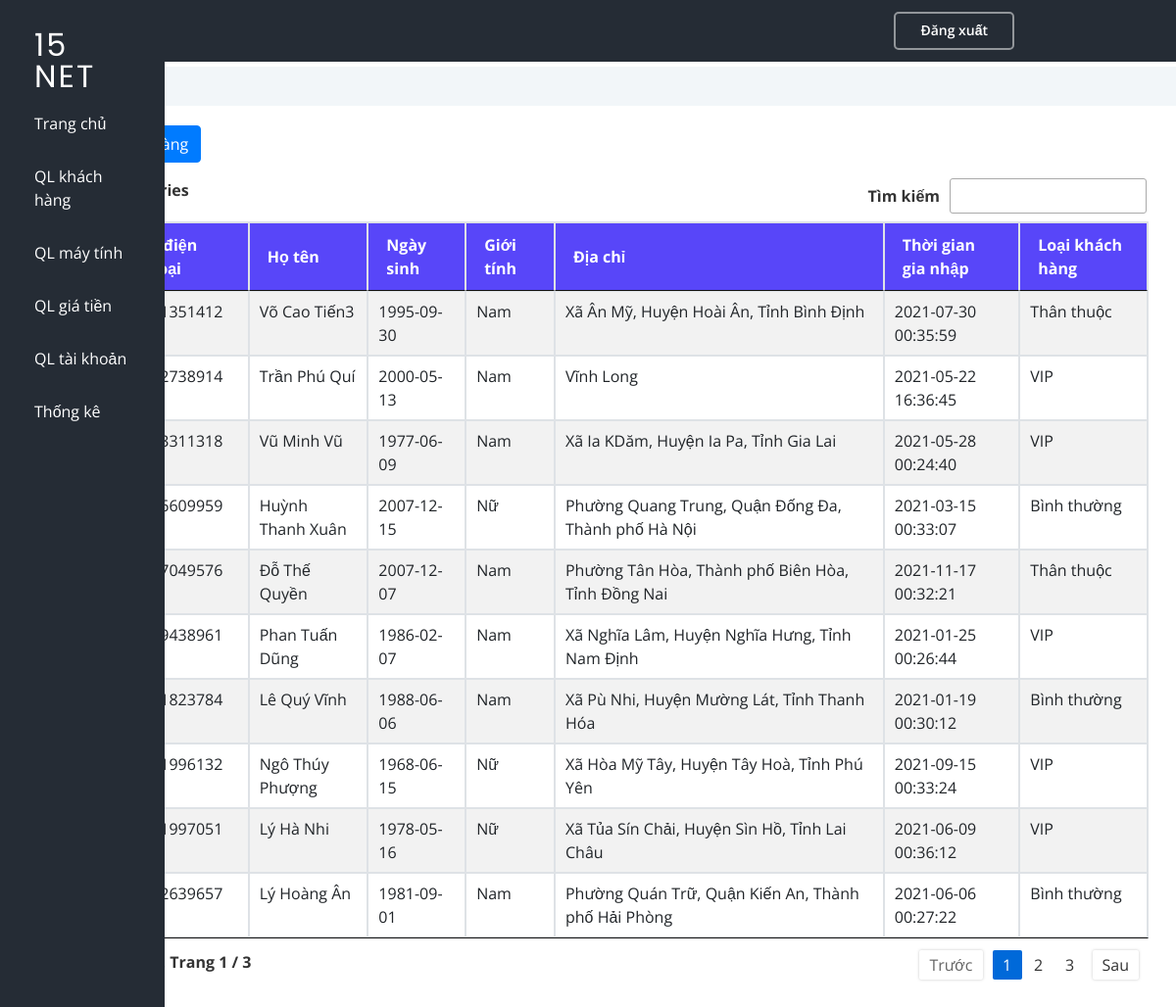
Page /quanlykhachsan/ql-khach-hang.php (signed in) on the committed database.
### tables this page shows
CREATE TABLE `thongtinkhachhang` (
  `sdt` char(10) NOT NULL COMMENT 'khóa chính',
  `hoten` varchar(255) NOT NULL,
  `ngaysinh` date DEFAULT NULL COMMENT 'ngày/tháng/năm sinh KH',
  `diachi` varchar(255) DEFAULT NULL COMMENT 'địa chỉ KH',
  `thoigiandangky` timestamp NOT NULL DEFAULT current_timestamp() COMMENT 'thời gian đăng ký KH',
  `loaikhachhang` varchar(16) NOT NULL DEFAULT 'binhthuong' COMMENT 'KH bình thường/thân thuộc/VIP',
  `gioitinh` varchar(3) DEFAULT NULL COMMENT 'giới tính KH'
);

### quanlykhachsan/ql-khach-hang.php (the view, shortened to what this page needs)
<?php
require_once('./include/function.php');
require_once('./header.php');
$querykhachhang = mysqli_query($conn, "SELECT * FROM `thongtinkhachhang` WHERE 1");
?>
<div class="row">
    <button id="submit" class="btn btn-primary mb-3" data-toggle="modal" data-target="#exampleModal" data-title="Thêm thông tin khách hàng" data-type="insert"><i class="fa fa-plus"></i> Thêm khách hàng</button>
    <table id="datatable" style="width:100%" class="table table-striped table-bordered">
        <thead>
            <tr>
                <th>Thao tác</th>
                <th>Số điện thoại</th>
                <th>Họ tên</th>
                <th>Ngày sinh</th>
                <th>Giới tính</th>
                <th>Địa chỉ</th>
                <th>Thời gian gia nhập</th>
                <th>Loại khách hàng</th>
            </tr>
        </thead>
        <tbody>
            <?php
            if ($querykhachhang && $querykhachhang->num_rows > 0) {
                while ($row = mysqli_fetch_assoc($querykhachhang)) {
            ?>
                    <tr>
                    <td>
                            <a href="#" class="btn btn-sm btn-success mb-1" title="Sửa" data-toggle="modal" data-target="#exampleModal" data-title="Cập nhật thông tin khách hàng" data-type="update" data-sdt="<?= $row['sdt'] ?>" data-hoten="<?= $row['hoten'] ?>" data-ngaysinh="<?= $row['ngaysinh'] ?>" data-gioitinh="<?= $row['gioitinh'] ?>" data-diachi="<?= $row['diachi'] ?>" data-thoigiandangky="<?= $row['thoigiandangky'] ?>" data-loaikhachhang="<?= $row['loaikhachhang'] ?>">
                            </a>
                            <a href="#" class="btn btn-sm btn-danger mb-1" title="Xóa" data-toggle="modal" data-target="#exampleModal2" data-hoten="<?= $row['hoten'] ?>" data-sdt="<?= $row['sdt'] ?>">
                            </a>
                        </td>
                        <td><?= $row['sdt'] ?></td>
                        <td><?= $row['hoten'] ?></td>
                        <td><?= $row['ngaysinh'] ?></td>
                        <td><?= $row['gioitinh'] ?></td>
                        <td><?= $row['diachi'] ?></td>
                        <td><?= $row['thoigiandangky'] ?></td>
                        <td><?= $row['loaikhachhang'] ?></td>
                    </tr>
            <?php
                }
            }
            ?>
        </tbody>
    </table>
</div>
<?php
require_once('./footer.php');
?>

### quanlykhachsan/assets/css/styleDatatable.css (style rules this page uses)
table.dataTable { width:100%;margin:0 auto;clear:both;border-collapse:separate;border-spacing:0 }
table.dataTable thead th,table.dataTable tfoot th { font-weight:bold }
table.dataTable thead th,table.dataTable thead td { padding:10px 18px;border-bottom:1px solid #111 }
table.dataTable thead .sorting,table.dataTable thead .sorting_asc,table.dataTable thead .sorting_desc,table.dataTable thead .sorting_asc_disabled,table.dataTable thead .sorting_desc_disabled { cursor:pointer;*cursor:hand;background-repeat:no-repeat;background-position:center right }
table.dataTable tbody tr { background-color:#fff }
table.dataTable tbody th,table.dataTable tbody td { padding:8px 10px }
table.dataTable.no-footer { border-bottom:1px solid #111 }
table.dataTable,table.dataTable th,table.dataTable td { box-sizing:content-box }

### quanlykhachsan/assets/css/style.css (style rules this page uses)
body { font-family: "Open Sans", sans-serif; color: #444444; cursor: url(../cursor/xanhla.cur), auto; }
a { color: #5846f9; }
table.dataTable thead tr { background: #5846f9; color: #fff; }
table.dataTable thead th { vertical-align: middle; }

### rows in the picture
thongtinkhachhang: sdt "0911351412", hoten "Võ Cao Tiến3", ngaysinh "1995-09-30", gioitinh "Nam", diachi "Xã Ân Mỹ, Huyện Hoài Ân, Tỉnh Bình Định", thoigiandangky "2021-07-30 00:35:59", loaikhachhang "Thân thuộc"
thongtinkhachhang: sdt "0912738914", hoten "Trần Phú Quí", ngaysinh "2000-05-13", gioitinh "Nam", diachi "Vĩnh Long", thoigiandangky "2021-05-22 16:36:45", loaikhachhang "VIP"
thongtinkhachhang: sdt "0913311318", hoten "Vũ Minh Vũ", ngaysinh "1977-06-09", gioitinh "Nam", diachi "Xã Ia KDăm, Huyện Ia Pa, Tỉnh Gia Lai", thoigiandangky "2021-05-28 00:24:40", loaikhachhang "VIP"
thongtinkhachhang: sdt "0916609959", hoten "Huỳnh Thanh Xuân", ngaysinh "2007-12-15", gioitinh "Nữ", diachi "Phường Quang Trung, Quận Đống Đa, Thành phố Hà Nội", thoigiandangky "2021-03-15 00:33:07", loaikhachhang "Bình thường"
thongtinkhachhang: sdt "0917049576", hoten "Đỗ Thế Quyền", ngaysinh "2007-12-07", gioitinh "Nam", diachi "Phường Tân Hòa, Thành phố Biên Hòa, Tỉnh Đồng Nai", thoigiandangky "2021-11-17 00:32:21", loaikhachhang "Thân thuộc"
thongtinkhachhang: sdt "0919438961", hoten "Phan Tuấn Dũng", ngaysinh "1986-02-07", gioitinh "Nam", diachi "Xã Nghĩa Lâm, Huyện Nghĩa Hưng, Tỉnh Nam Định", thoigiandangky "2021-01-25 00:26:44", loaikhachhang "VIP"
thongtinkhachhang: sdt "0921823784", hoten "Lê Quý Vĩnh", ngaysinh "1988-06-06", gioitinh "Nam", diachi "Xã Pù Nhi, Huyện Mường Lát, Tỉnh Thanh Hóa", thoigiandangky "2021-01-19 00:30:12", loaikhachhang "Bình thường"
thongtinkhachhang: sdt "0921996132", hoten "Ngô Thúy Phượng", ngaysinh "1968-06-15", gioitinh "Nữ", diachi "Xã Hòa Mỹ Tây, Huyện Tây Hoà, Tỉnh Phú Yên", thoigiandangky "2021-09-15 00:33:24", loaikhachhang "VIP"
thongtinkhachhang: sdt "0921997051", hoten "Lý Hà Nhi", ngaysinh "1978-05-16", gioitinh "Nữ", diachi "Xã Tủa Sín Chải, Huyện Sìn Hồ, Tỉnh Lai Châu", thoigiandangky "2021-06-09 00:36:12", loaikhachhang "VIP"
thongtinkhachhang: sdt "0922639657", hoten "Lý Hoàng Ân", ngaysinh "1981-09-01", gioitinh "Nam", diachi "Phường Quán Trữ, Quận Kiến An, Thành phố Hải Phòng", thoigiandangky "2021-06-06 00:27:22", loaikhachhang "Bình thường"
